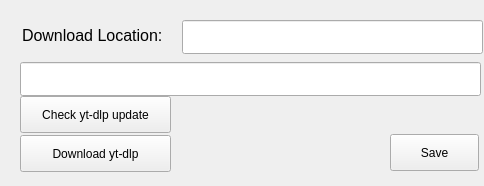
<?xml version="1.0" encoding="UTF-8"?>
<ui version="4.0">
 <class>Form</class>
 <widget class="QWidget" name="Form">
  <property name="geometry">
   <rect>
    <x>0</x>
    <y>0</y>
    <width>484</width>
    <height>186</height>
   </rect>
  </property>
  <property name="windowTitle">
   <string>Form</string>
  </property>
  <widget class="QPushButton" name="save_button">
   <property name="geometry">
    <rect>
     <x>390</x>
     <y>134</y>
     <width>89</width>
     <height>37</height>
    </rect>
   </property>
   <property name="text">
    <string>Save</string>
   </property>
  </widget>
  <widget class="QLineEdit" name="dlocation_lineEdit">
   <property name="geometry">
    <rect>
     <x>182</x>
     <y>20</y>
     <width>301</width>
     <height>34</height>
    </rect>
   </property>
  </widget>
  <widget class="QLabel" name="label">
   <property name="geometry">
    <rect>
     <x>22</x>
     <y>20</y>
     <width>161</width>
     <height>31</height>
    </rect>
   </property>
   <property name="font">
    <font>
     <pointsize>12</pointsize>
    </font>
   </property>
   <property name="text">
    <string>Download Location:</string>
   </property>
  </widget>
  <widget class="QPushButton" name="download_button">
   <property name="geometry">
    <rect>
     <x>20</x>
     <y>135</y>
     <width>151</width>
     <height>37</height>
    </rect>
   </property>
   <property name="text">
    <string>Download yt-dlp</string>
   </property>
  </widget>
  <widget class="QLineEdit" name="download_lineEdit">
   <property name="geometry">
    <rect>
     <x>20</x>
     <y>62</y>
     <width>461</width>
     <height>34</height>
    </rect>
   </property>
  </widget>
  <widget class="QPushButton" name="checkUpdate_pushButton">
   <property name="geometry">
    <rect>
     <x>20</x>
     <y>96</y>
     <width>151</width>
     <height>37</height>
    </rect>
   </property>
   <property name="text">
    <string>Check yt-dlp update</string>
   </property>
  </widget>
  <widget class="QLabel" name="update_label">
   <property name="geometry">
    <rect>
     <x>240</x>
     <y>96</y>
     <width>241</width>
     <height>21</height>
    </rect>
   </property>
   <property name="text">
    <string/>
   </property>
  </widget>
 </widget>
 <resources/>
 <connections/>
</ui>
